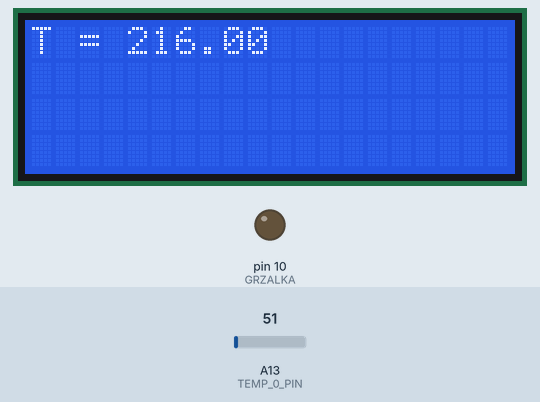
A sketch run on a simulated Arduino Mega 2560, built with avr-gcc and run on an emulated ATmega2560. On the bench: 20×4 character LCD, output pins drawn as LEDs (lit = HIGH). The inputs (shaded band) are chosen by the test bench; at power-on: A13 (TEMP_0_PIN) = 51.

Above: at 1.2 s.
1.3 s: A13 (TEMP_0_PIN) set to 61
At 2.5 s:
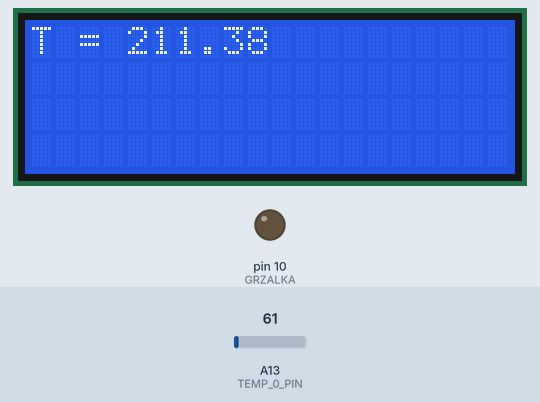
2.8 s: A13 (TEMP_0_PIN) set to 71
At 3.6 s:
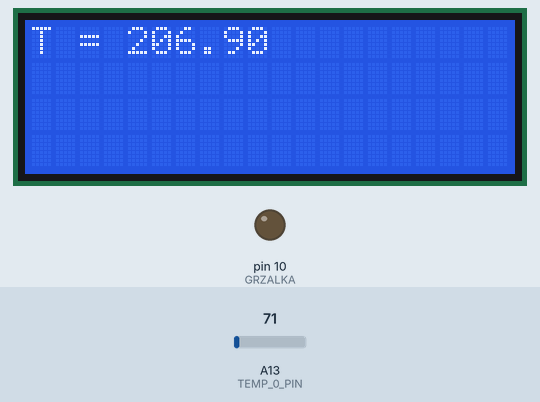
4.3 s: A13 (TEMP_0_PIN) set to 86
At 4.7 s:
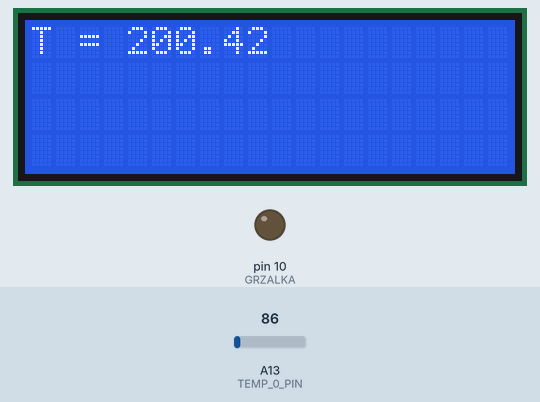
Timing chart, 0 to 7.3 s (numbered marks = the images above; inputs shaded):
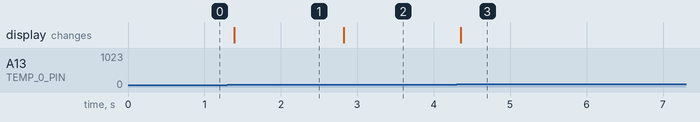

Measured:
- after the input at 1.3 s, the display: changes after 0.09 s (image 1)
- after the input at 2.8 s, the display: changes at once (image 2)
- after the input at 4.3 s, the display: changes after 0.05 s (image 3)

The sketch:

grzalka_ekran.ino
```cpp
//Mateusz Redmerski; Zuzanna Matkowska; Miłosz Martyna; 2019

#include <LiquidCrystal.h>

#define TEMP_0_PIN         13   // Analog Input
#define TEMP_1_PIN         15   // Analog Input
#define TEMP_BED_PIN       14   // Analog Input
#define GRZALKA            10


//wyliczone a,b,c,d wielomianu trzeciego stopnia
#define a -4.41695189485423e-07
#define b 0.000757625195689714
#define c -0.542507320314895
#define d 241.754529368582

int i = 0;
double x,y;
int temperatura;

//inicjalizacja ekranu drukarki
LiquidCrystal lcd(16,17,23,25,27,29);


void setup() {
  // put your setup code here, to run once:
  lcd.begin(20,4);
  pinMode(GRZALKA,OUTPUT);
}

void loop() {
  // put your main code here, to run repeatedly:

  //odczyt wartości napięcia i zamiana na temperature do wyswietlenia
  temperatura = analogRead(TEMP_0_PIN);
  x = (double)temperatura;
  y = a*x*x*x + b*x*x + c*x + d;

  //wydruk temperatury
  lcd.print("T = ");
  lcd.print(y);
  lcd.setCursor(0,0);


  //warunek, by nie rozgrzewać grzałki bez przerwy
  if (y < 60.0)
  {
    digitalWrite(GRZALKA,HIGH);
    i++;

  }
  else
    digitalWrite(GRZALKA,LOW);

  delay(100);
}
```
